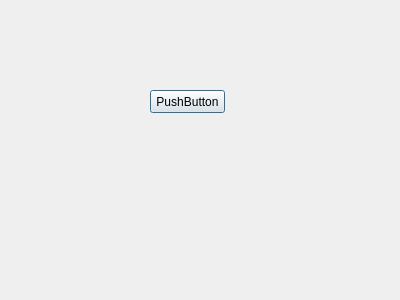
<?xml version="1.0" encoding="UTF-8"?>
<ui version="4.0">
 <class>Dialog</class>
 <widget class="QDialog" name="Dialog">
  <property name="geometry">
   <rect>
    <x>0</x>
    <y>0</y>
    <width>400</width>
    <height>300</height>
   </rect>
  </property>
  <property name="windowTitle">
   <string>Dialog</string>
  </property>
  <widget class="QPushButton" name="pushButton">
   <property name="geometry">
    <rect>
     <x>150</x>
     <y>90</y>
     <width>75</width>
     <height>23</height>
    </rect>
   </property>
   <property name="text">
    <string>PushButton</string>
   </property>
  </widget>
 </widget>
 <resources/>
 <connections>
  <connection>
   <sender>pushButton</sender>
   <signal>clicked()</signal>
   <receiver>Dialog</receiver>
   <slot>accept()</slot>
   <hints>
    <hint type="sourcelabel">
     <x>191</x>
     <y>105</y>
    </hint>
    <hint type="destinationlabel">
     <x>178</x>
     <y>179</y>
    </hint>
   </hints>
  </connection>
 </connections>
</ui>
